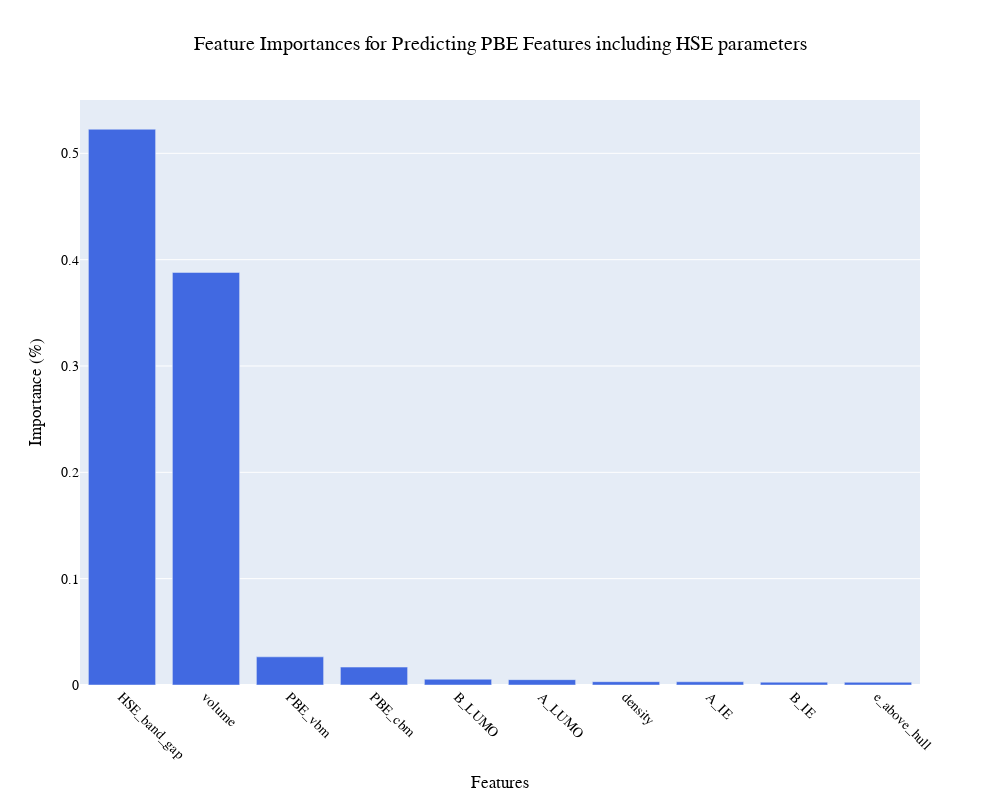

Write notebook code for a chart like this one.
### Markdown cell above
### Plotting Importances by features of the PBE prediction model including HSE features

### Code cell
import plotly.graph_objects as go

feature_importances = xgb_reg.feature_importances_
included = X_PBE.columns.values
indices = np.argsort(feature_importances)[::-1]

fig = go.Figure()

fig.add_trace(go.Bar(
    x=included[indices][:10],
    y=feature_importances[indices][:10],
    marker=dict(color='royalblue'),
    #text=feature_importances[indices][:10],
    #textposition='auto',
))

fig.update_layout(
    xaxis=dict(
        title='Features',
        tickfont=dict(size=14),
        tickangle=45  
    ),
    yaxis_title='Importance (%)',
    title='Feature Importances for Predicting PBE Features including HSE parameters',
    font=dict(family="Arial", size=14, color="black"),
    title_x = 0.5,
    width=1000,
    height=800,
    showlegend=False,
)

config = {
    'toImageButtonOptions': {
        'format': 'png',  # one of png, svg, jpeg, webp
        'filename': 'custom_image',
        'height': 500,
        'width': 700,
        'scale': 6  # Multiply title/legend/axis/canvas sizes by this factor
    }
}

fig.show(config=config)

### Figure 1 — Plotly figure (JSON) as saved in the notebook; plotly's stock layout.template omitted (floating-point values rounded to 4 significant figures)
{"data": [{"marker": {"color": "royalblue"}, "type": "bar", "x": ["HSE_band_gap", "volume", "PBE_vbm", "PBE_cbm", "B_LUMO", "A_LUMO", "density", "A_IE", "B_IE", "e_above_hull"], "y": [0.5227, 0.388, 0.02648, 0.01684, 0.005418, 0.005031, 0.003122, 0.00303, 0.002636, 0.002534]}], "layout": {"font": {"color": "black", "family": "Arial", "size": 14}, "height": 800, "showlegend": false, "title": {"text": "Feature Importances for Predicting PBE Features including HSE parameters", "x": 0.5}, "width": 1000, "xaxis": {"tickangle": 45, "tickfont": {"size": 14}, "title": {"text": "Features"}}, "yaxis": {"title": {"text": "Importance (%)"}}}}
